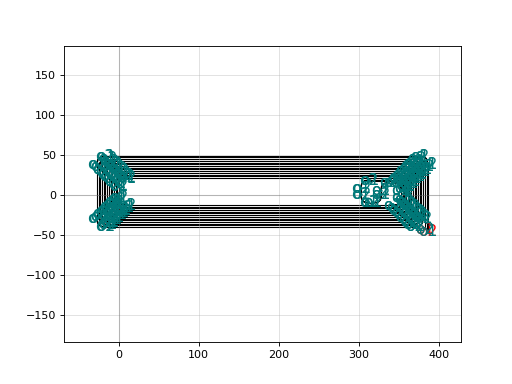

Generate this figure with Python:
import ubcpdk

c = ubcpdk.components.spiral(N=6, x_inner_length_cutback=300.0, x_inner_offset=0.0, y_straight_inner_top=0.0, xspacing=3.0, yspacing=3.0)
c.plot()
